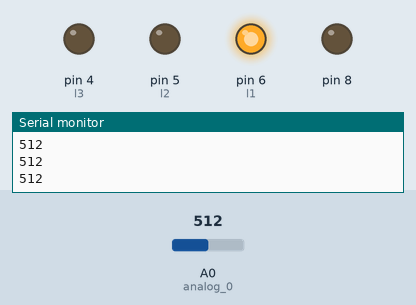
Simulated run of this sketch. Board: Arduino Uno, built with avr-gcc and run on an emulated ATmega328P. On the bench: output pins drawn as LEDs (lit = HIGH), the last lines printed to the serial monitor. The inputs (shaded band) are chosen by the test bench; at power-on: A0 (analog_0) = 512.

Above: at 1.2 s.
1.3 s: A0 (analog_0) set to 592
2.8 s: A0 (analog_0) set to 612
At 4.0 s:
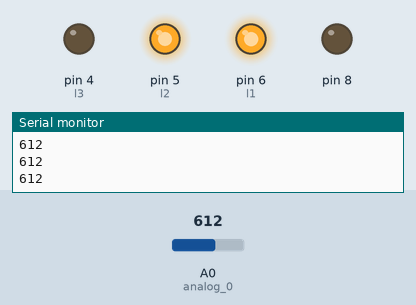
4.3 s: A0 (analog_0) set to 680
5.8 s: A0 (analog_0) set to 699
At 6.6 s:
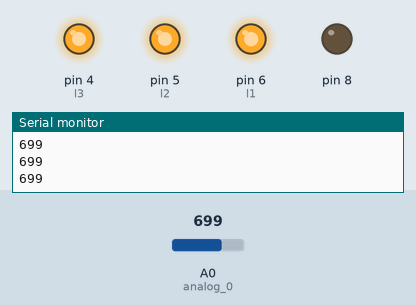
7.3 s: A0 (analog_0) set to 716
At 8.2 s:
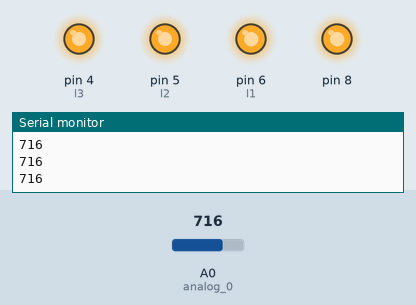
8.8 s: A0 (analog_0) set to 700
At 9.4 s:
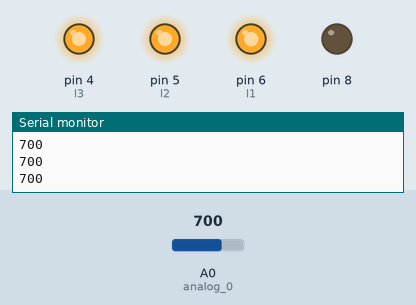
Timing chart, 0 to 11.3 s (numbered marks = the images above; inputs shaded):
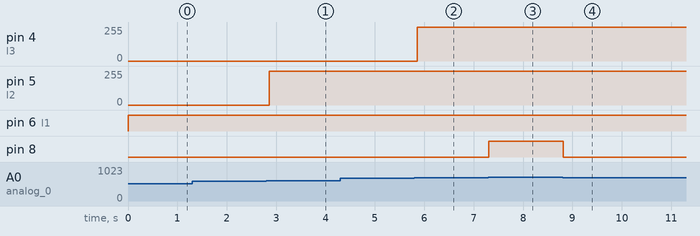

The sketch:

SKETCH_ROBOCON2024_THECODECRAFTERS.ino
```cpp
int level;
const int analog_0=0;
int l1=6;
int l2=5;
int l3=4;

void setup() {
  Serial.begin(9600);
  pinMode(l1,OUTPUT);
  pinMode(l2,OUTPUT);
  pinMode(l3,OUTPUT);
  pinMode(8,OUTPUT);
}

void loop() {
level=analogRead(analog_0);
Serial.println(level);
if(level<500)
{
  digitalWrite(l1, LOW);
  digitalWrite(l2, LOW);
  digitalWrite(l3, LOW);
}
if(level>500)
{
  digitalWrite(l1, HIGH);
  digitalWrite(l2, LOW);
  digitalWrite(l3, LOW);
  }
if(level>600)
 {
  digitalWrite(l1, HIGH);
  digitalWrite(l2, HIGH);
  digitalWrite(l3, LOW);
  }

if(level>690)
 {
  digitalWrite(l1, HIGH);
  digitalWrite(l2, HIGH);
  digitalWrite(l3, HIGH);
  }

if(level>715)
 {
  digitalWrite(8, HIGH);
  }
else
  {
  digitalWrite(8, LOW);
  }
}
```

Measured:
- the behaviour switches between 600 and 601 on A0 (analog_0) (found by bisection; images 0 and 1)
- the behaviour switches between 690 and 691 on A0 (analog_0) (found by bisection; images 1 and 2)
- the behaviour switches between 716 and 715 on A0 (analog_0) (found by bisection; images 3 and 4)
- after the input at 2.8 s, pin 5 (l2): 0/255 → 254/255 after 0.06 s
- after the input at 5.8 s, pin 4 (l3): 0/255 → 254/255 after 0.06 s
- after the input at 7.3 s, pin 8: LOW → HIGH at once
- after the input at 8.8 s, pin 8: HIGH → LOW at once
